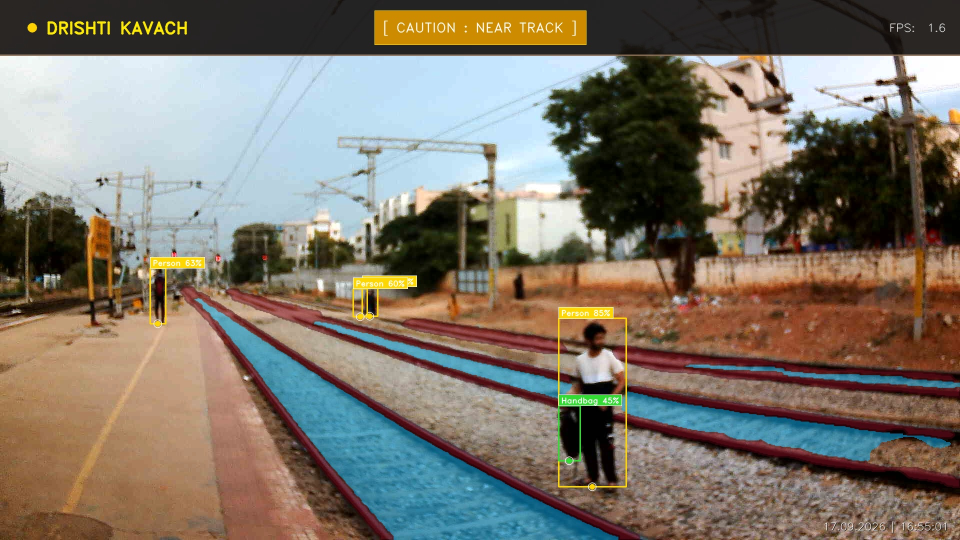
#> input picture assets/images/1.jpg, 1920 x 1080 px, given as the content of the folder taset_uav-rsod/V1 UAV-RSOD_Dataset for Segmentation/1 Images, which was not available (shown at 1/2 size)
$ python prep_uav_v1_segmentation.py
#> lines starting #> are read from the running program, lines starting #| are printed output that depends on the picture; after the words box and inside, x2 and y2 are one past the last pixel; in counts of white or black regions, pixels touching at a corner belong together; pictures that were not available may be replaced by others from this repository, and a replacement may not be noted
"""
Drishti-Kavach: UAV-RSOD V1 Semantic Segmentation Preprocessor (Indian Railways Track Perspectives)

Extracts UAV-RSOD V1 masks into unified 3-class segmentation format:
  0: Background
  1: Track_Bed (from 2.2 Masking/Rail Inside)
  2: Rail_Lines (from 2.2 Masking/Rail Lines)

Generates 50% Daylight RGB + 50% Active 850nm NIR Night pairs with matching masks.

Output Directory Structure:
  dataset_segmentation_uav_v1/
    dataset_info.yaml
    images/
      train/ (uav_XXXXX_day.jpg, uav_XXXXX_night.jpg)
      val/   (uav_XXXXX_day.jpg, uav_XXXXX_night.jpg)
    masks/
      train/ (uav_XXXXX_day.png, uav_XXXXX_night.png)
      val/   (uav_XXXXX_day.png, uav_XXXXX_night.png)
"""

import os
import sys
import glob
import random
import argparse
from pathlib import Path
from concurrent.futures import ProcessPoolExecutor, as_completed

import cv2
import numpy as np
import yaml
from tqdm import tqdm


CLASS_NAMES = {
    0: "Background",
    1: "Track_Bed",
    2: "Rail_Lines"
}

CLASS_COLORS = {
    0: [0, 0, 0],
    1: [0, 200, 100],   # Emerald Green
    2: [255, 220, 0]    # Bright Yellow
}


def convert_day_to_night_nir(image: np.ndarray, seed: int = None) -> np.ndarray:
    if image is None:
        return None
    if seed is not None:
        np.random.seed(seed)

    h, w, c = image.shape

    # 1. Spectral Conversion: NIR CMOS response
    weights = [0.18, 0.47, 0.35]
    mono = (image[:, :, 0] * weights[0] +
            image[:, :, 1] * weights[1] +
            image[:, :, 2] * weights[2]).astype(np.float32)

    # 2. Conical Infrared Spotlight Vignetting
    center_x, center_y = w / 2.0, h * 0.60
    Y, X = np.ogrid[:h, :w]
    dist_sq = ((X - center_x) ** 2) / ((w * 0.58) ** 2) + ((Y - center_y) ** 2) / ((h * 0.48) ** 2)

    spotlight = np.exp(-1.4 * dist_sq).astype(np.float32)
    ambient_ir = 0.12
    ir_illuminator = ambient_ir + (1.0 - ambient_ir) * spotlight

    night_base = mono * ir_illuminator

    # 3. Dynamic Range Tone-Mapping
    norm = night_base / 255.0
    gamma = 1.15
    tone_mapped = np.power(norm, gamma) * 255.0

    # 4. Sensor Noise
    noise_sigma = 6.0
    noise = np.random.normal(0, noise_sigma, (h, w)).astype(np.float32)
    night_noisy = np.clip(tone_mapped + noise, 0, 255).astype(np.uint8)

    return cv2.cvtColor(night_noisy, cv2.COLOR_GRAY2BGR)


def process_single_uav_frame(
    fname: str,
    img_path: str,
    inside_path: str,
    lines_path: str,
    split: str,
    out_dir: Path,
    include_night: bool = True
) -> dict:
    try:
        img_bgr = cv2.imread(img_path)
        if img_bgr is None:
            return {"status": "error", "reason": f"Failed to load image: {img_path}"}

        ins_mask = cv2.imread(inside_path, cv2.IMREAD_GRAYSCALE)
        lin_mask = cv2.imread(lines_path, cv2.IMREAD_GRAYSCALE)

        if ins_mask is None or lin_mask is None:
            return {"status": "error", "reason": f"Missing masks for: {fname}"}

        h, w = img_bgr.shape[:2]

        # Handle dimension consistency
        if ins_mask.shape != (h, w):
            ins_mask = cv2.resize(ins_mask, (w, h), interpolation=cv2.INTER_NEAREST)
        if lin_mask.shape != (h, w):
            lin_mask = cv2.resize(lin_mask, (w, h), interpolation=cv2.INTER_NEAREST)

        # Merge into 3-class target mask
        target_mask = np.zeros((h, w), dtype=np.uint8)
        target_mask[ins_mask > 127] = 1 # Track Bed
        target_mask[lin_mask > 127] = 2 # Rail Lines

        stem = Path(fname).stem
        img_dest_dir = out_dir / "images" / split
        mask_dest_dir = out_dir / "masks" / split

        # 1. Save Daylight RGB Pair
        day_img_out = img_dest_dir / f"uav_{stem}_day.jpg"
        day_mask_out = mask_dest_dir / f"uav_{stem}_day.png"
        cv2.imwrite(str(day_img_out), img_bgr, [cv2.IMWRITE_JPEG_QUALITY, 95])
        cv2.imwrite(str(day_mask_out), target_mask)

        saved = 1

        # 2. Save Active 850nm NIR Night Pair
        if include_night:
            night_img = convert_day_to_night_nir(img_bgr)
            night_img_out = img_dest_dir / f"uav_{stem}_night.jpg"
            night_mask_out = mask_dest_dir / f"uav_{stem}_night.png"
            cv2.imwrite(str(night_img_out), night_img, [cv2.IMWRITE_JPEG_QUALITY, 95])
            cv2.imwrite(str(night_mask_out), target_mask)
            saved += 1

        return {"status": "success", "fname": fname, "saved": saved}

    except Exception as e:
        return {"status": "error", "reason": str(e)}


def build_uav_segmentation_dataset(
    uav_dir: str = "dataset_uav-rsod/V1 UAV-RSOD_Dataset for Segmentation",
    output_dir: str = "dataset_segmentation_uav_v1",
    val_ratio: float = 0.15,
    num_workers: int = 4,
    include_night: bool = True
):
#> called with output_dir = 'dataset_segmentation_uav_v1', val_ratio = 0.15, num_workers = 4, include_night = True
    uav_path = Path(uav_dir)
    out_path = Path(output_dir)

    img_files = sorted([f for f in (uav_path / "1 Images").glob("*.jpg") if not f.name.startswith(".")])
    print(f"[*] Found {len(img_files)} images in UAV-RSOD V1.")

    tasks_data = []
    for img_p in img_files:
        fname = img_p.name
        inside_p = uav_path / "2 Annotations" / "2.2 Masking" / "Rail Inside" / fname
        lines_p = uav_path / "2 Annotations" / "2.2 Masking" / "Rail Lines" / fname

        if inside_p.exists() and lines_p.exists():
            tasks_data.append((fname, str(img_p), str(inside_p), str(lines_p)))

    print(f"[+] Paired {len(tasks_data)} image-mask sets.")

    # Train / Val Split
    random.seed(42)
    random.shuffle(tasks_data)
    val_count = max(1, int(len(tasks_data) * val_ratio))
    val_items = tasks_data[:val_count]
    train_items = tasks_data[val_count:]

    print(f"[*] Split: {len(train_items)} Train ({len(train_items)*2} with Night), {len(val_items)} Val ({len(val_items)*2} with Night).")

    for split in ["train", "val"]:
        (out_path / "images" / split).mkdir(parents=True, exist_ok=True)
        (out_path / "masks" / split).mkdir(parents=True, exist_ok=True)

    tasks = []
    for fname, ip, inp, lp in train_items:
        tasks.append((fname, ip, inp, lp, "train", out_path, include_night))
    for fname, ip, inp, lp in val_items:
        tasks.append((fname, ip, inp, lp, "val", out_path, include_night))

    print(f"[*] Processing with {num_workers} parallel workers...")
    success_count = 0
    total_saved = 0

    with ProcessPoolExecutor(max_workers=num_workers) as executor:
        futures = [executor.submit(process_single_uav_frame, *t) for t in tasks]
#> in process_single_uav_frame, img_bgr is the input picture: shape (1080, 1920, 3); mean B, G, R 105.2, 117.1, 125.9
#> in process_single_uav_frame, `ins_mask = cv2.imread(inside_path, cv2.IMREAD_GRAYSCALE)`:
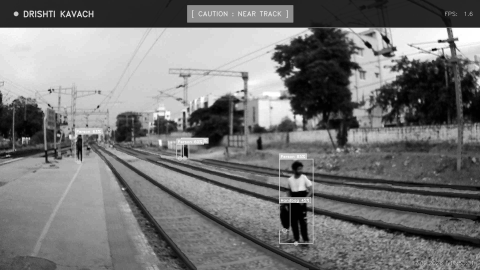
#> ins_mask: shape (1080, 1920) (shown at 1/4 size); min 0, max 255, mean 118.4
#> in process_single_uav_frame, `cv2.imwrite(str(day_mask_out), target_mask)`:
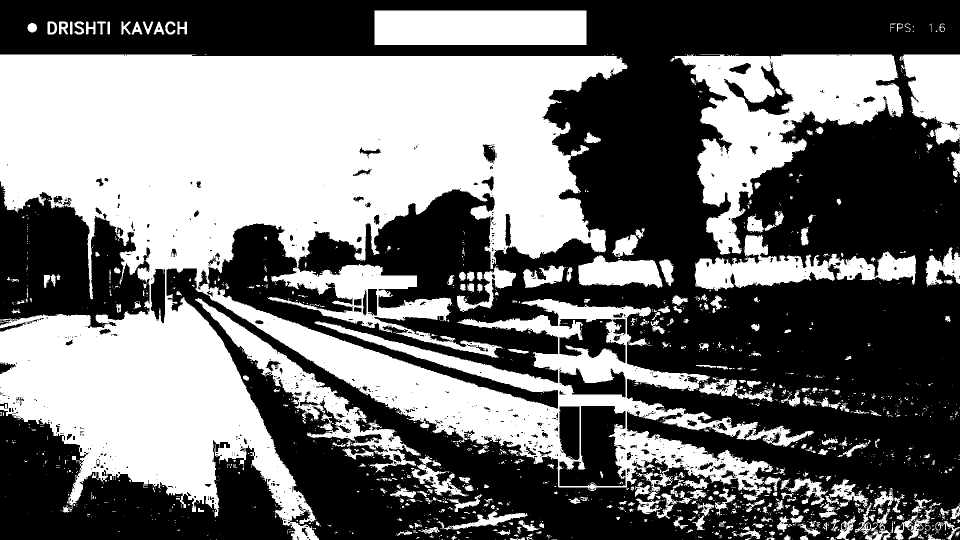
#> saved as uav_1_day.png: shape (1080, 1920) (shown at 1/2 size); values 0 (black) and 2 (white), 45.2% white; 1707 white regions (1341 under 20 px), largest, box (x1, y1, x2, y2) and area: (0, 109, 1628, 1080) 707372, (1341, 109, 1806, 509) 72215, (749, 21, 1173, 90) 29256
#> in convert_day_to_night_nir, `night_base = mono * ir_illuminator`:
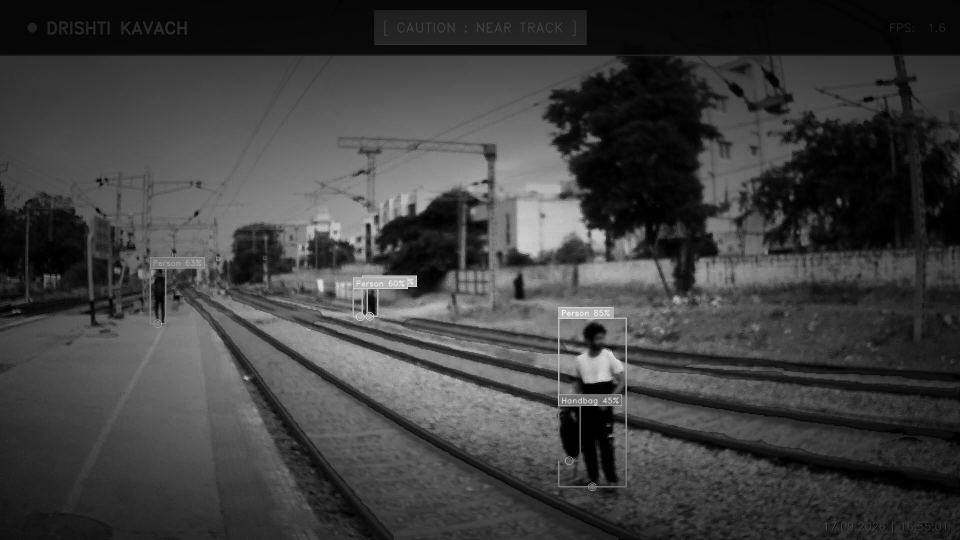
#> night_base: shape (1080, 1920) float32 (shown at 1/2 size); min 0, max 241.6, mean 63.8
        for f in tqdm(as_completed(futures), total=len(futures), desc="Processing UAV-RSOD V1"):
            res = f.result()
            if res.get("status") == "success":
                success_count += 1
                total_saved += res.get("saved", 1)
            else:
                print(f"[!] Warning: {res.get('reason')}")

    print("=" * 70)
    print("  UAV-RSOD V1 DATASET GENERATION COMPLETE!")
    print(f"  • Frames Processed: {success_count}/{len(tasks)}")
    print(f"  • Total Saved:      {total_saved} (Daylight + Active NIR Night)")
    print(f"  • Destination:      {out_path.resolve()}")
    print("=" * 70)

    info = {
        "dataset_name": "UAV-RSOD-V1-Segmentation",
        "classes": CLASS_NAMES,
        "num_classes": len(CLASS_NAMES),
        "class_colors_rgb": CLASS_COLORS,
        "train_samples": len(train_items) * (2 if include_night else 1),
        "val_samples": len(val_items) * (2 if include_night else 1),
        "total_samples": total_saved
    }
    with open(out_path / "dataset_info.yaml", "w") as yf:
        yaml.dump(info, yf, default_flow_style=False)

    print(f"[+] Saved dataset info to: {out_path / 'dataset_info.yaml'}")


if __name__ == "__main__":
    parser = argparse.ArgumentParser(description="UAV-RSOD V1 Semantic Segmentation Preprocessor")
    parser.add_argument("--src-dir", type=str, default="dataset_uav-rsod/V1 UAV-RSOD_Dataset for Segmentation", help="Path to UAV-RSOD V1")
    parser.add_argument("--out-dir", type=str, default="dataset_segmentation_uav_v1", help="Target output dataset directory")
    parser.add_argument("--val-ratio", type=float, default=0.15, help="Validation split ratio")
    parser.add_argument("--workers", type=int, default=4, help="Number of worker processes")
    parser.add_argument("--no-night", action="store_true", help="Disable synthetic night generation")

    args = parser.parse_args()

    build_uav_segmentation_dataset(
        uav_dir=args.src_dir,
        output_dir=args.out_dir,
        val_ratio=args.val_ratio,
        num_workers=args.workers,
        include_night=not args.no_night
    )

$ run again, on assets/images/2.jpg
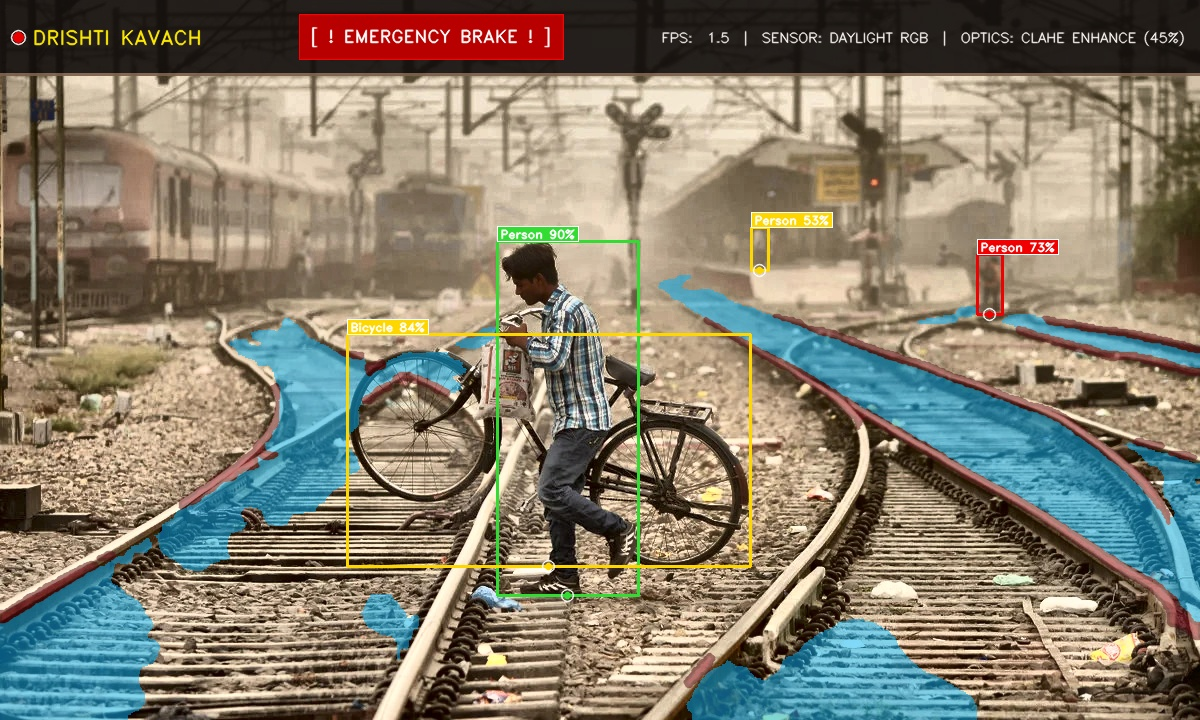
#> input picture assets/images/2.jpg, 1200 x 720 px, given as the content of the folder taset_uav-rsod/V1 UAV-RSOD_Dataset for Segmentation/1 Images, which was not available
#> in process_single_uav_frame, img_bgr is the input picture: shape (720, 1200, 3); mean B, G, R 109.4, 126.6, 134.4
#> in process_single_uav_frame, `cv2.imwrite(str(day_mask_out), target_mask)`:
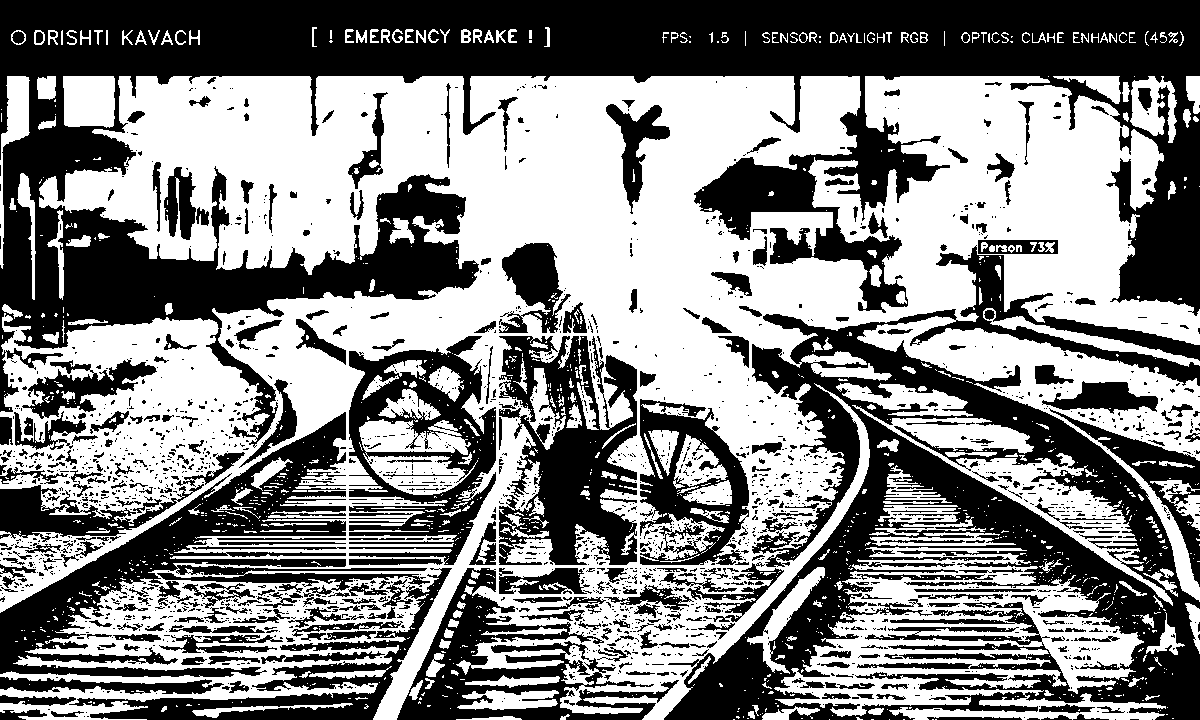
#> saved as uav_2_day.png: shape (720, 1200); values 0 (black) and 2 (white), 52.5% white; 2039 black regions (1661 under 20 px), largest, box (x1, y1, x2, y2) and area: (0, 0, 1200, 448) 164570, (664, 245, 1200, 720) 82029, (0, 412, 430, 677) 25946
#> in convert_day_to_night_nir, `night_base = mono * ir_illuminator`:
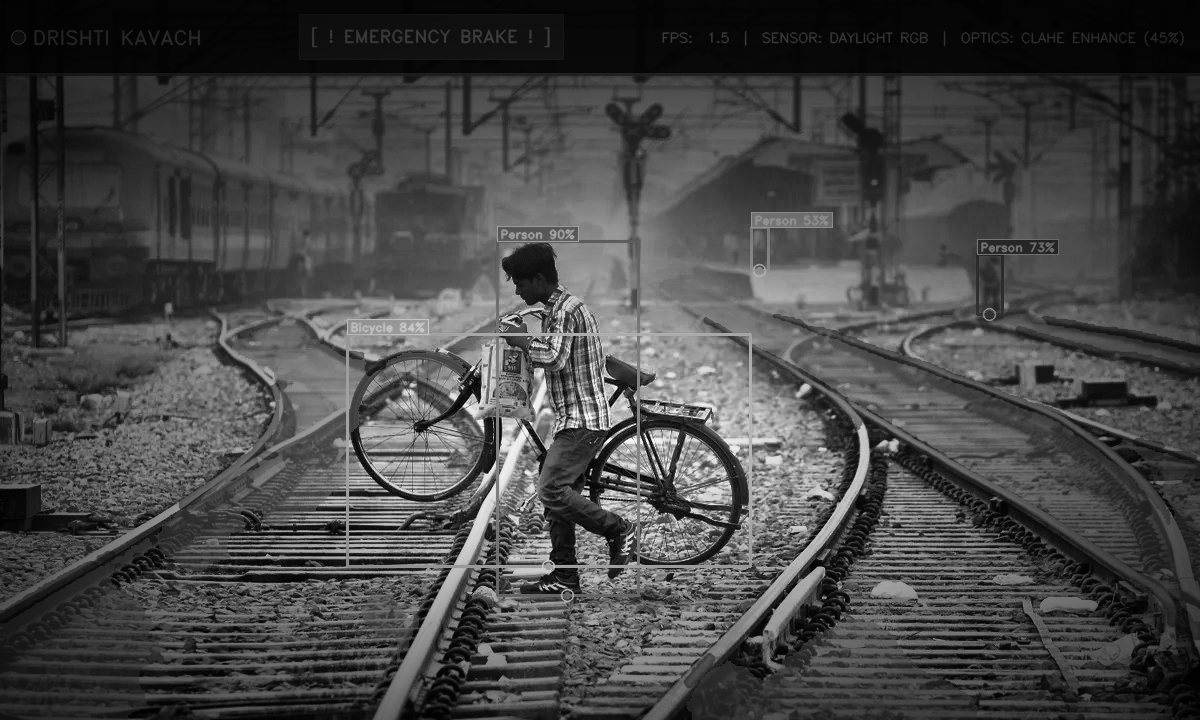
#> night_base: shape (720, 1200) float32; min 0.558, max 250.9, mean 70.6

$ run again, on assets/images/3.jpg
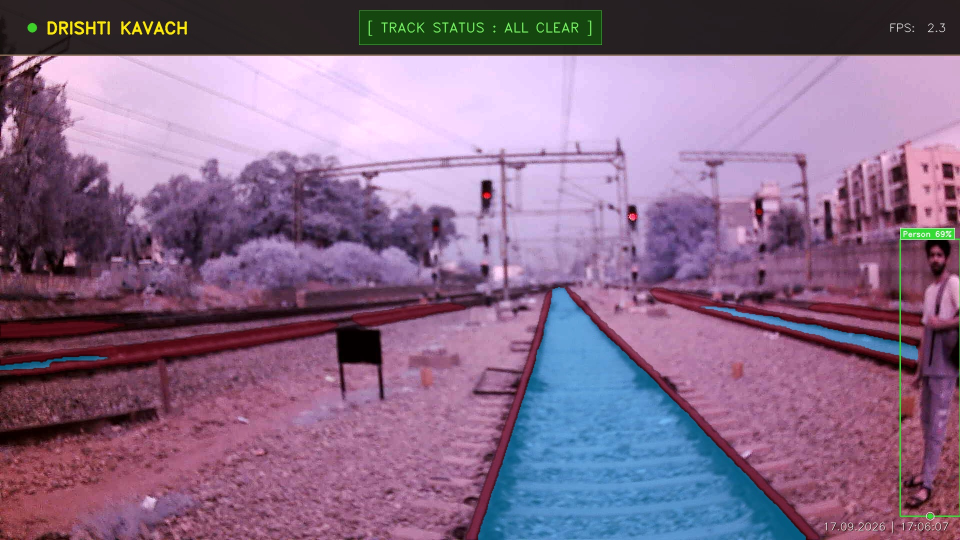
#> input picture assets/images/3.jpg, 1920 x 1080 px, given as the content of the folder taset_uav-rsod/V1 UAV-RSOD_Dataset for Segmentation/1 Images, which was not available (shown at 1/2 size)
#> in process_single_uav_frame, img_bgr is the input picture: shape (1080, 1920, 3); mean B, G, R 136.6, 106.2, 136
#> in process_single_uav_frame, `cv2.imwrite(str(day_mask_out), target_mask)`:
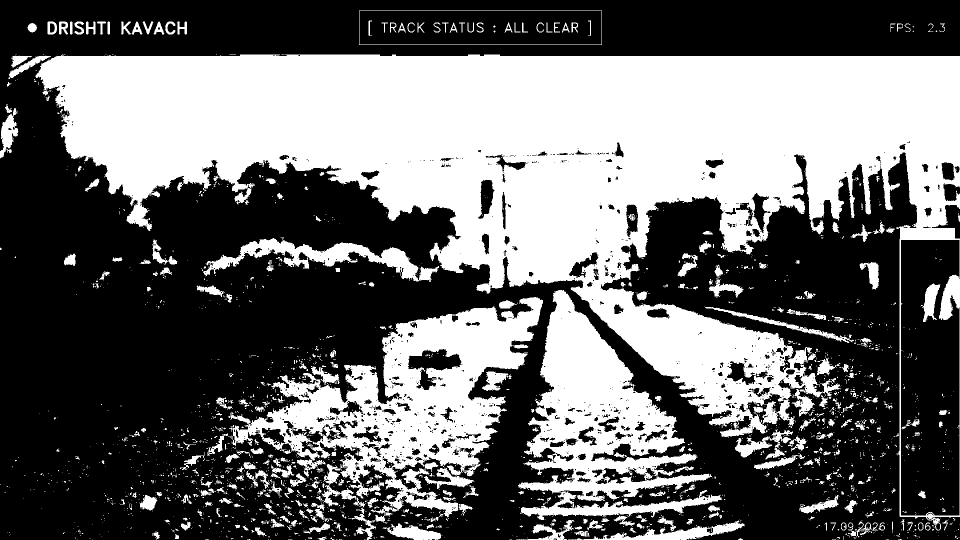
#> saved as uav_3_day.png: shape (1080, 1920) (shown at 1/2 size); values 0 (black) and 2 (white), 42.3% white; 2352 white regions (1953 under 20 px), largest, box (x1, y1, x2, y2) and area: (71, 109, 1920, 1061) 619786, (457, 594, 1086, 1047) 97079, (1036, 580, 1444, 1054) 73863
#> in convert_day_to_night_nir, `night_base = mono * ir_illuminator`:
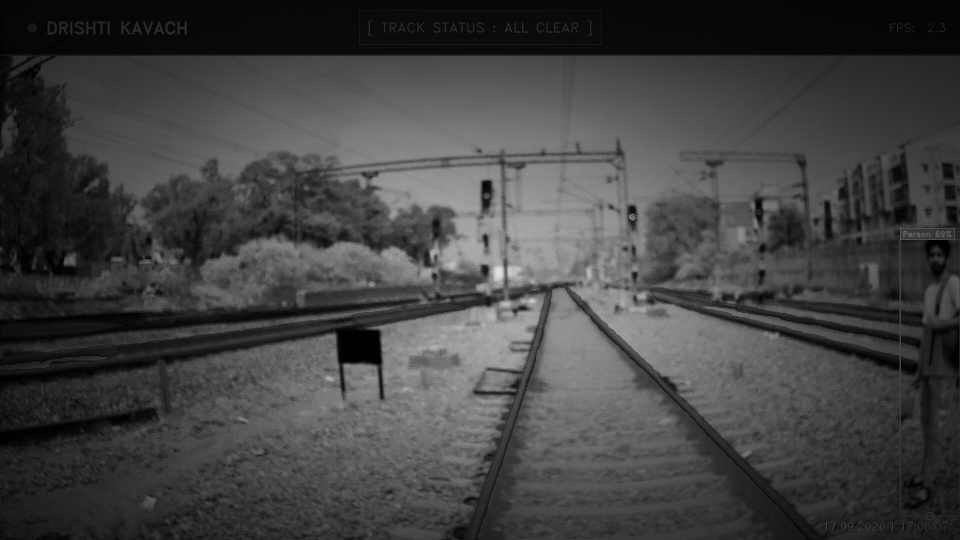
#> night_base: shape (1080, 1920) float32 (shown at 1/2 size); min 0, max 228.6, mean 66.7
